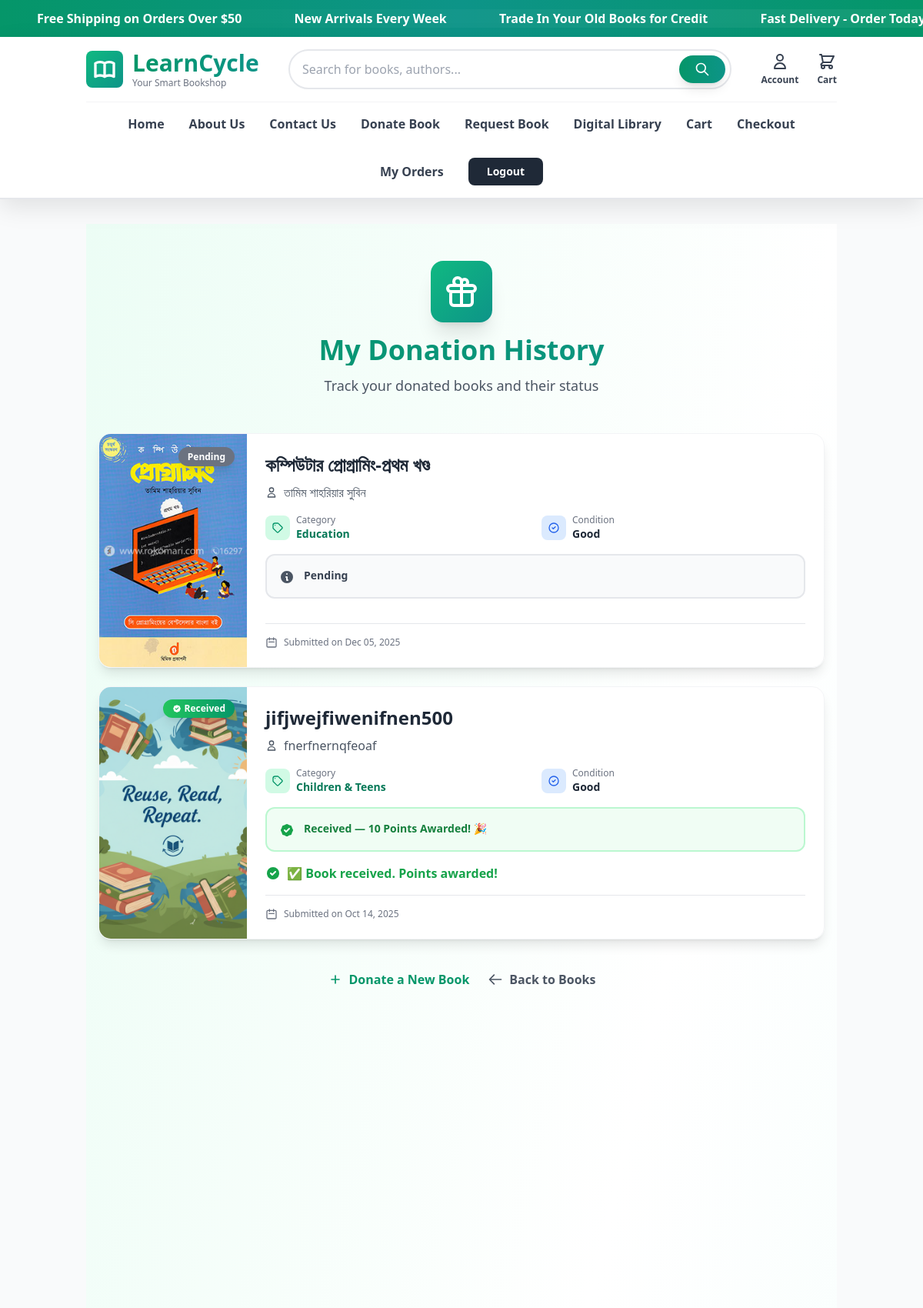
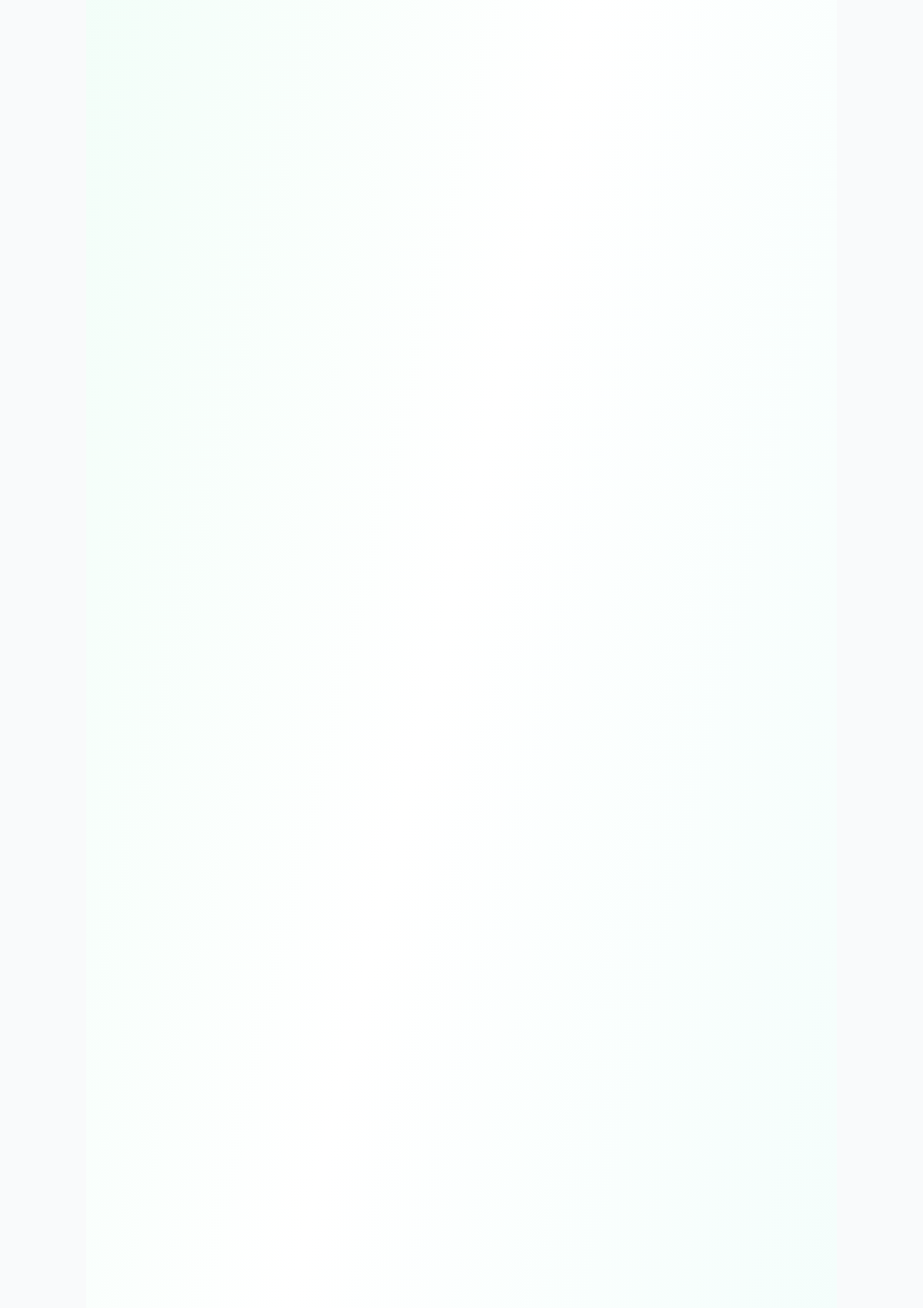
The app's page /donations/history/ (signed in, upper part) with its own data (2 pictures, top to bottom).
### donations/models.py (models this page shows, shortened)
class Donation(models.Model):
    STATUS_CHOICES = [
        ('pending', 'Pending'),
        ('approved', 'Approved'),
        ('requested', 'Requested'),   # New status
        ('handover_confirmed', 'Handover Confirmed'), # New status
        ('received', 'Received'),     # New status
        ('rejected', 'Rejected'),
    ]
    user = models.ForeignKey(User, on_delete=models.CASCADE)
    title = models.CharField(max_length=200)
    author = models.CharField(max_length=200)
    category = models.ForeignKey(Category, on_delete=models.CASCADE)
    condition = models.CharField(max_length=20, choices=[
        ('new', 'New'),
        ('like_new', 'Like New'),
        ('good', 'Good'),
        ('fair', 'Fair'),
    ])
    description = models.TextField()
    image = models.ImageField(upload_to='donations/', blank=True, null=True)
    status = models.CharField(max_length=20, choices=STATUS_CHOICES, default='pending')
    created_at = models.DateTimeField(auto_now_add=True)

### books/models.py (models this page shows, shortened)
class Category(models.Model):
    name = models.CharField(max_length=100)

### donations/views.py (the view)
# urls.py: path('history/', views.donation_history, name='donation_history'),
@login_required
def donation_history(request):
    donations = Donation.objects.filter(user=request.user).order_by('-created_at')
    return render(request, 'donations/history.html', {'donations': donations})

### templates/donations/history.html (shortened to what this page needs)
{% extends 'base.html' %}
{% block content %}
<div class="min-h-screen bg-gradient-to-br from-emerald-50 via-white to-teal-50 py-12 px-4 relative overflow-hidden">
  <div class="absolute inset-0 -z-10">
    <div class="absolute w-72 h-72 bg-emerald-300/30 rounded-full blur-3xl top-16 left-12 animate-pulse"></div>
    <div class="absolute w-64 h-64 bg-blue-300/20 rounded-full blur-3xl top-1/2 left-1/2 -translate-x-1/2 -translate-y-1/2 animate-pulse" style="animation-delay: 1s;"></div>
  </div>
  <div class="max-w-6xl mx-auto">
    <div class="text-center mb-12 animate-fade-in-down">
      <div class="flex justify-center mb-4">
        <div class="w-20 h-20 bg-gradient-to-br from-emerald-500 to-teal-600 rounded-2xl flex items-center justify-center shadow-xl transform hover:scale-110 hover:rotate-3 transition-all duration-300">
          <svg class="w-12 h-12 text-white" fill="none" stroke="currentColor" viewBox="0 0 24 24">
            <path stroke-linecap="round" stroke-linejoin="round" stroke-width="2" d="M12 8v13m0-13V6a2 2 0 112 2h-2zm0 0V5.5A2.5 2.5 0 109.5 8H12zm-7 4h14M5 12a2 2 0 110-4h14a2 2 0 110 4M5 12v7a2 2 0 002 2h10a2 2 0 002-2v-7"></path>
          </svg>
        </div>
      </div>
      <h2 class="text-4xl font-bold bg-gradient-to-r from-emerald-600 to-teal-600 bg-clip-text text-transparent mb-3">
      </h2>
      <p class="text-gray-600 text-lg">Track your donated books and their status</p>
    </div>
    {% if donations %}
      <div class="grid gap-6 mb-8">
        {% for donation in donations %}
        <div class="group bg-white/95 backdrop-blur-md rounded-2xl shadow-lg hover:shadow-2xl border border-gray-100 overflow-hidden transform hover:-translate-y-1 transition-all duration-300 animate-fade-in-up" style="animation-delay: {{ forloop.counter0|stringformat:'d' }}00ms;">
          <div class="flex flex-col md:flex-row">
            <div class="relative md:w-48 h-64 md:h-auto flex-shrink-0 overflow-hidden bg-gradient-to-br from-gray-100 to-gray-200">
              {% if donation.image %}
                <img src="{{ donation.image.url }}" alt="{{ donation.title }}" class="w-full h-full object-cover group-hover:scale-110 transition-transform duration-500">
              {% endif %}
              <div class="absolute top-4 right-4">
                {% if donation.status == 'approved' %}
                  <span class="px-3 py-1 bg-green-500 text-white text-xs font-bold rounded-full shadow-lg flex items-center space-x-1 animate-pulse-soft">
                    <svg class="w-3 h-3" fill="currentColor" viewBox="0 0 20 20"><path fill-rule="evenodd" d="M16.707 5.293a1 1 0 010 1.414l-8 8a1 1 0 01-1.414 0l-4-4a1 1 0 011.414-1.414L8 12.586l7.293-7.293a1 1 0 011.414 0z" clip-rule="evenodd"></path></svg>
                    <span>Approved</span>
                  </span>
                {% elif donation.status == 'received' %}
                  <span class="px-3 py-1 bg-gradient-to-r from-green-500 to-emerald-600 text-white text-xs font-bold rounded-full shadow-lg flex items-center space-x-1 animate-pulse-soft">
                    <span>Received</span>
                  </span>
                {% else %}
                  <span class="px-3 py-1 bg-gray-500 text-white text-xs font-bold rounded-full shadow-lg">
                    {{ donation.get_status_display }}
                  </span>
                {% endif %}
              </div>
            </div>
            <div class="flex-1 p-6">
              <div class="flex flex-col h-full">
                <div class="mb-4">
                  <h3 class="text-2xl font-bold text-gray-800 group-hover:text-emerald-600 transition-colors mb-2">
                    {{ donation.title }}
                  </h3>
                  <p class="text-gray-600 flex items-center space-x-2">
                    <svg class="w-4 h-4" fill="none" stroke="currentColor" viewBox="0 0 24 24">
                      <path stroke-linecap="round" stroke-linejoin="round" stroke-width="2" d="M16 7a4 4 0 11-8 0 4 4 0 018 0zM12 14a7 7 0 00-7 7h14a7 7 0 00-7-7z"></path>
                    </svg>
                    <span class="font-medium">{{ donation.author }}</span>
                  </p>
                </div>
                <div class="grid grid-cols-2 gap-4 mb-4">
                  <div class="flex items-center space-x-2">
                    <div class="w-8 h-8 bg-emerald-100 rounded-lg flex items-center justify-center flex-shrink-0">
                      <svg class="w-4 h-4 text-emerald-600" fill="none" stroke="currentColor" viewBox="0 0 24 24">
                        <path stroke-linecap="round" stroke-linejoin="round" stroke-width="2" d="M7 7h.01M7 3h5c.512 0 1.024.195 1.414.586l7 7a2 2 0 010 2.828l-7 7a2 2 0 01-2.828 0l-7-7A1.994 1.994 0 013 12V7a4 4 0 014-4z"></path>
                      </svg>
                    </div>
                    <div>
                      <p class="text-xs text-gray-500">Category</p>
                      <p class="text-sm font-semibold text-emerald-700">{{ donation.category.name }}</p>
                    </div>
                  </div>
                  <div class="flex items-center space-x-2">
                    <div class="w-8 h-8 bg-blue-100 rounded-lg flex items-center justify-center flex-shrink-0">
                      <svg class="w-4 h-4 text-blue-600" fill="none" stroke="currentColor" viewBox="0 0 24 24">
                        <path stroke-linecap="round" stroke-linejoin="round" stroke-width="2" d="M9 12l2 2 4-4m6 2a9 9 0 11-18 0 9 9 0 0118 0z"></path>
                      </svg>
                    </div>
                    <div>
                      <p class="text-xs text-gray-500">Condition</p>
                      <p class="text-sm font-semibold text-gray-800">{{ donation.get_condition_display }}</p>
                    </div>
                  </div>
                </div>
                <div class="mb-4 p-4 rounded-xl border-2 {% if donation.status == 'received' %}bg-green-50 border-green-200{% elif donation.status == 'approved' %}bg-green-50 border-green-200{% elif donation.status == 'requested' %}bg-amber-50 border-amber-200{% elif donation.status == 'handover_confirmed' %}bg-blue-50 border-blue-200{% elif donation.status == 'rejected' %}bg-red-50 border-red-200{% else %}bg-gray-50 border-gray-200{% endif %}">
                  <div class="flex items-start space-x-3">
                    <div class="flex-shrink-0 mt-0.5">
                      {% if donation.status == 'received' %}
                        <svg class="w-5 h-5 text-green-600" fill="currentColor" viewBox="0 0 20 20"><path fill-rule="evenodd" d="M6.267 3.455a3.066 3.066 0 001.745-.723 3.066 3.066 0 013.976 0 3.066 3.066 0 001.745.723 3.066 3.066 0 012.812 2.812c.051.643.304 1.254.723 1.745a3.066 3.066 0 010 3.976 3.066 3.066 0 00-.723 1.745 3.066 3.066 0 01-2.812 2.812 3.066 3.066 0 00-1.745.723 3.066 3.066 0 01-3.976 0 3.066 3.066 0 00-1.745-.723 3.066 3.066 0 01-2.812-2.812 3.066 3.066 0 00-.723-1.745 3.066 3.066 0 010-3.976 3.066 3.066 0 00.723-1.745 3.066 3.066 0 012.812-2.812zm7.44 5.252a1 1 0 00-1.414-1.414L9 10.586 7.707 9.293a1 1 0 00-1.414 1.414l2 2a1 1 0 001.414 0l4-4z" clip-rule="evenodd"></path></svg>
                      {% elif donation.status == 'approved' %}
                        <svg class="w-5 h-5 text-green-600" fill="currentColor" viewBox="0 0 20 20"><path fill-rule="evenodd" d="M16.707 5.293a1 1 0 010 1.414l-8 8a1 1 0 01-1.414 0l-4-4a1 1 0 011.414-1.414L8 12.586l7.293-7.293a1 1 0 011.414 0z" clip-rule="evenodd"></path></svg>
                      {% elif donation.status == 'requested' %}
                        <svg class="w-5 h-5 text-amber-600" fill="currentColor" viewBox="0 0 20 20"><path fill-rule="evenodd" d="M10 18a8 8 0 100-16 8 8 0 000 16zm1-12a1 1 0 10-2 0v4a1 1 0 00.293.707l2.828 2.829a1 1 0 101.415-1.415L11 9.586V6z" clip-rule="evenodd"></path></svg>
                      {% else %}
                        <svg class="w-5 h-5 text-gray-600" fill="currentColor" viewBox="0 0 20 20"><path fill-rule="evenodd" d="M18 10a8 8 0 11-16 0 8 8 0 0116 0zm-7-4a1 1 0 11-2 0 1 1 0 012 0zM9 9a1 1 0 000 2v3a1 1 0 001 1h1a1 1 0 100-2v-3a1 1 0 00-1-1H9z" clip-rule="evenodd"></path></svg>
                      {% endif %}
                    </div>
                    <div>
                      <p class="text-sm font-semibold {% if donation.status == 'received' %}text-green-700{% elif donation.status == 'approved' %}text-green-700{% elif donation.status == 'requested' %}text-amber-700{% elif donation.status == 'handover_confirmed' %}text-blue-700{% elif donation.status == 'rejected' %}text-red-700{% else %}text-gray-700{% endif %}">
                        {% if donation.status == 'approved' %}
                          Approved
                        {% elif donation.status == 'requested' %}
                          Requested by User
                        {% elif donation.status == 'handover_confirmed' %}
                          Handover Confirmed
                        {% elif donation.status == 'received' %}
                          Received — 10 Points Awarded! 🎉
                        {% elif donation.status == 'rejected' %}
                          Rejected
                        {% else %}
                          {{ donation.get_status_display }}
                        {% endif %}
                      </p>
                    </div>
                  </div>
                </div>
                <div class="mt-auto">
                  {% if donation.status == 'requested' %}
                    <form method="POST" action="{% url 'donations:confirm_donation_handover' donation.id %}">
                      {% csrf_token %}
                      <button type="submit" class="w-full md:w-auto px-6 py-3 bg-gradient-to-r from-blue-500 to-blue-600 hover:from-blue-600 hover:to-blue-700 text-white rounded-xl shadow-md hover:shadow-lg transform hover:scale-105 transition-all duration-200 font-semibold flex items-center justify-center space-x-2">
                        <svg class="w-5 h-5" fill="none" stroke="currentColor" viewBox="0 0 24 24">
                          <path stroke-linecap="round" stroke-linejoin="round" stroke-width="2" d="M5 13l4 4L19 7"></path>
                        </svg>
                        <span>Confirm Handover</span>
                      </button>
                    </form>
                  {% elif donation.status == 'received' %}
                    <div class="flex items-center space-x-2 text-green-600">
                      <svg class="w-5 h-5" fill="currentColor" viewBox="0 0 20 20"><path fill-rule="evenodd" d="M10 18a8 8 0 100-16 8 8 0 000 16zm3.707-9.293a1 1 0 00-1.414-1.414L9 10.586 7.707 9.293a1 1 0 00-1.414 1.414l2 2a1 1 0 001.414 0l4-4z" clip-rule="evenodd"></path></svg>
                      <p class="font-semibold">✅ Book received. Points awarded!</p>
                    </div>
                  {% endif %}
                </div>
                <div class="mt-4 pt-4 border-t border-gray-200">
                  <p class="text-xs text-gray-500 flex items-center space-x-2">
                    <svg class="w-4 h-4" fill="none" stroke="currentColor" viewBox="0 0 24 24">
                      <path stroke-linecap="round" stroke-linejoin="round" stroke-width="2" d="M8 7V3m8 4V3m-9 8h10M5 21h14a2 2 0 002-2V7a2 2 0 00-2-2H5a2 2 0 00-2 2v12a2 2 0 002 2z"></path>
                    </svg>
                    <span>Submitted on {{ donation.created_at|date:"M d, Y" }}</span>
                  </p>
                </div>
              </div>
            </div>
          </div>
        </div>
        {% endfor %}
      </div>
    {% endif %}
    <div class="mt-10 text-center flex flex-wrap justify-center gap-6 animate-fade-in-up" style="animation-delay: 400ms;">
      <a href="{% url 'donations:donate_book' %}" class="inline-flex items-center space-x-2 text-emerald-600 hover:text-emerald-700 font-semibold transition-colors group">
        <svg class="w-5 h-5 transform group-hover:scale-110 transition-transform" fill="none" stroke="currentColor" viewBox="0 0 24 24">
          <path stroke-linecap="round" stroke-linejoin="round" stroke-width="2" d="M12 6v6m0 0v6m0-6h6m-6 0H6"></path>
        </svg>
        <span>Donate a New Book</span>
      </a>
      <a href="{% url 'books:book_list' %}" class="inline-flex items-center space-x-2 text-gray-600 hover:text-emerald-600 font-semibold transition-colors group">
        <svg class="w-5 h-5 transform group-hover:-translate-x-1 transition-transform" fill="none" stroke="currentColor" viewBox="0 0 24 24">
          <path stroke-linecap="round" stroke-linejoin="round" stroke-width="2" d="M10 19l-7-7m0 0l7-7m-7 7h18"></path>
        </svg>
        <span>Back to Books</span>
      </a>
    </div>
  </div>
</div>
{% endblock %}

### templates/donations/history.html (style rules this page uses)
.animate-fade-in-down { animation: fade-in-down 0.8s ease-out both; }
.animate-fade-in-up { animation: fade-in-up 0.8s ease-out both; }
.animate-pulse-soft { animation: pulse-soft 2s ease-in-out infinite; }

### records on screen
Donation: image (picture), status "Pending", title "কম্পিউটার প্রোগ্রামিং-প্রথম খণ্ড", author "তামিম শাহরিয়ার সুবিন", category.name "Education", condition "Good", created_at "Dec 05, 2025"
Donation: image (picture), status "received" (drawn), title "jifjwejfiwenifnen500", author "fnerfnernqfeoaf", category.name "Children & Teens", condition "Good", created_at "Oct 14, 2025"
